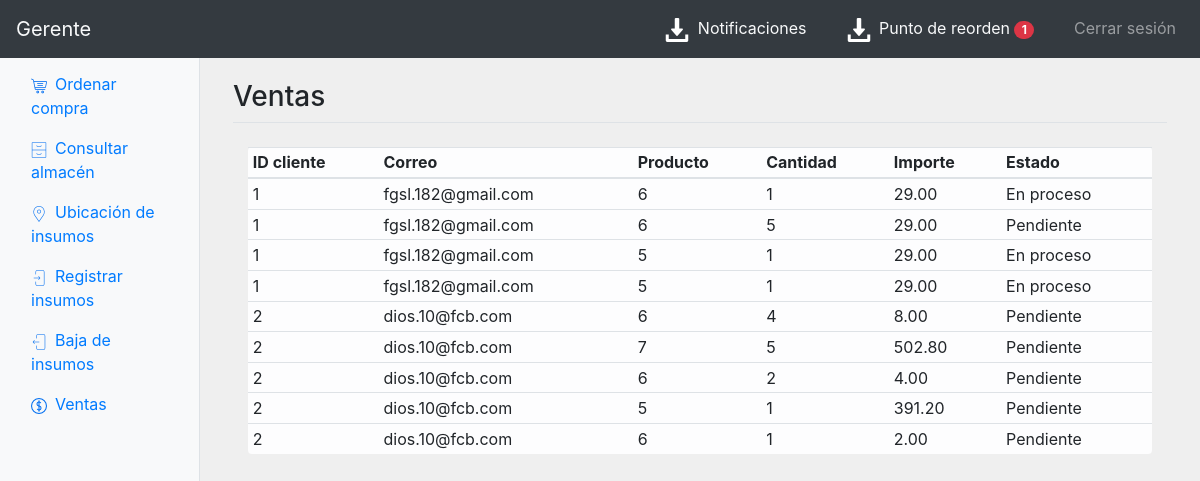
/g-ventas.php (signed in), run on the app's committed database.
### tables this page shows
CREATE TABLE `compra` (
  `id` int(11) NOT NULL,
  `idCliente` int(11) NOT NULL,
  `idProducto` int(11) NOT NULL,
  `cantidad` int(11) NOT NULL,
  `color` varchar(45) NOT NULL,
  `talla` varchar(1) NOT NULL,
  `importe` decimal(10,2) NOT NULL,
  `fecha` datetime NOT NULL,
  `direccion` varchar(60) NOT NULL,
  `estado` int(11) NOT NULL
);

CREATE TABLE `cliente` (
  `id` int(11) NOT NULL,
  `nombre` varchar(45) NOT NULL,
  `correo` varchar(45) NOT NULL,
  `password` varchar(45) NOT NULL
);

### g-ventas.php (the view, shortened to what this page needs)
<?php
  include_once "templates/header.php";
  include_once "templates/navbarGerente.php";
?>
    <div class="col-12 col-md-9 col-lg-10 px-4 px-sm-5 pt-4 sidebar-left ">
      <div class="row border-bottom">
        <h3>Ventas</h3>
      </div>
      <div class="row my-4">
        <div class="col-12 mx-auto">
          <table class="table table-hover table-responsive-md table-light rounded table-sm">
            <thead>
              <tr>
                <th>ID cliente</th>
                <th>Correo</th>
                <th>Producto</th>
                <th>Cantidad</th>
                <th>Importe</th>
                <th>Estado</th>
              </tr>
            </thead>
            <tbody>
              <?php
              $query = mysqli_query($conn, "
              SELECT
                  compra.id,
                  compra.idCliente,
                  compra.idProducto,
                  compra.cantidad,
                  compra.color,
                  compra.talla,
                  compra.importe,
                  compra.fecha,
                  compra.direccion,
                  compra.estado,
                  cliente.id as cId,
                  cliente.correo,
                  cliente.nombre
              FROM
                  compra
              JOIN cliente
              ON compra.idCliente = cliente.id
              ");
              while ($f=mysqli_fetch_array($query))
              {
                echo "<tr>";
                echo "<td>" . $f['idCliente'] . " </td>";
                echo "<td>" . $f['correo'] . " </td>";
                echo "<td>" . $f['idProducto'] . " </td>";
                echo "<td>" . $f['cantidad'] . " </td>";
                echo "<td>" . $f['importe'] . " </td>";
                if ($f['estado']==0) {
                  echo "<td>Pendiente</td>";
                  echo "</tr>";
                } else {
                  echo "<td>En proceso </td>";
                  echo "</tr>";
                }
              }
              ?>
            </tbody>
          </table>
        </div>
      </div>
    </div>
  </div>
</div>
<?php include_once "templates/scripts.php"?>

### css/estilos.css (style rules this page uses)
html, body { height:100%; }
.bgcol { background-color: #efefef; }
.sidebar-left { margin-top: 56px; height: calc(100vh - 56px); }

### data on the page
compra: idCliente "1", cliente.correo "fgsl.182@gmail.com", idProducto "6", cantidad "1", importe "29.00", estado "En proceso"
compra: idCliente "1", cliente.correo "fgsl.182@gmail.com", idProducto "6", cantidad "5", importe "29.00", estado "Pendiente"
compra: idCliente "1", cliente.correo "fgsl.182@gmail.com", idProducto "5", cantidad "1", importe "29.00", estado "En proceso"
compra: idCliente "1", cliente.correo "fgsl.182@gmail.com", idProducto "5", cantidad "1", importe "29.00", estado "En proceso"
compra: idCliente "2", cliente.correo "dios.10@fcb.com", idProducto "6", cantidad "4", importe "8.00", estado "Pendiente"
compra: idCliente "2", cliente.correo "dios.10@fcb.com", idProducto "7", cantidad "5", importe "502.80", estado "Pendiente"
compra: idCliente "2", cliente.correo "dios.10@fcb.com", idProducto "6", cantidad "2", importe "4.00", estado "Pendiente"
compra: idCliente "2", cliente.correo "dios.10@fcb.com", idProducto "5", cantidad "1", importe "391.20", estado "Pendiente"
compra: idCliente "2", cliente.correo "dios.10@fcb.com", idProducto "6", cantidad "1", importe "2.00", estado "Pendiente"
